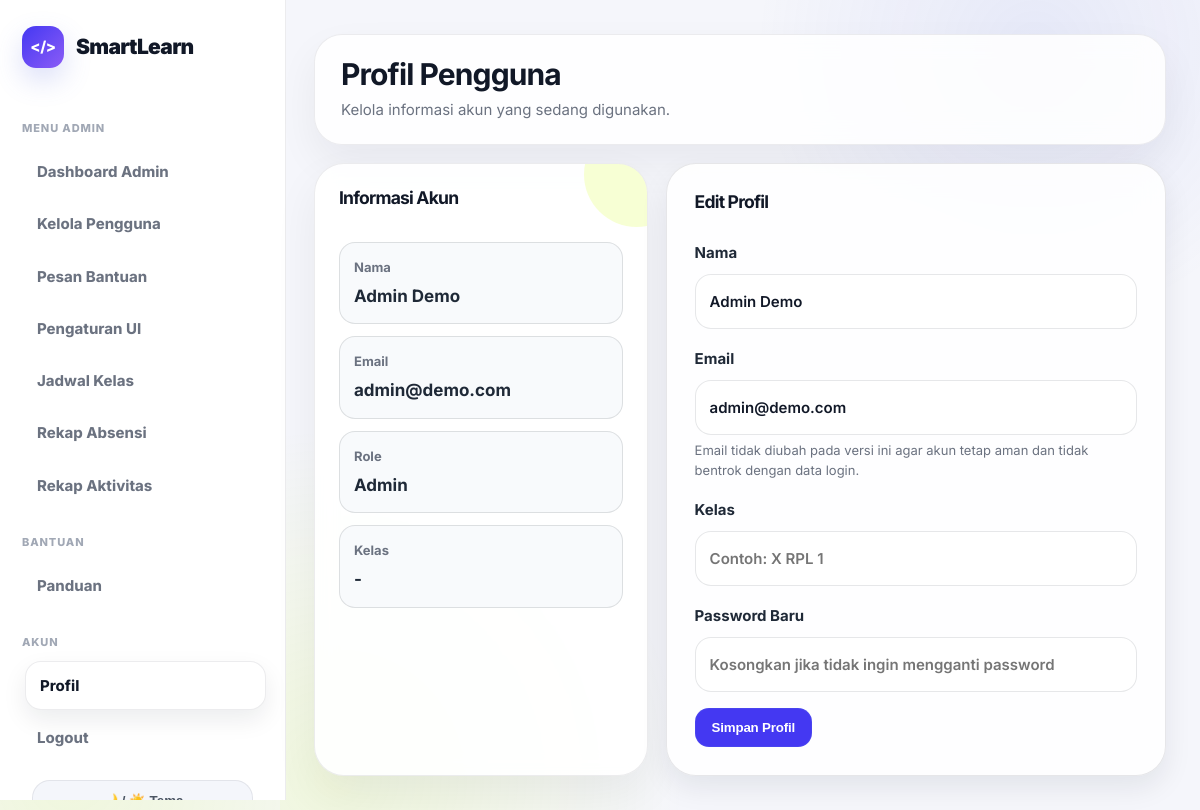
The app's page /pages/admin/profil.php (signed in) with its own data.
### tables this page shows
CREATE TABLE IF NOT EXISTS ui_settings (
    id_setting INT AUTO_INCREMENT PRIMARY KEY,
    app_name VARCHAR(100) NOT NULL DEFAULT 'SmartLearn',
    logo_icon VARCHAR(20) NOT NULL DEFAULT '</>',
    primary_color VARCHAR(20) NOT NULL DEFAULT '#4438f2',
    accent_color VARCHAR(20) NOT NULL DEFAULT '#d8ff3e',
    sidebar_color VARCHAR(20) NOT NULL DEFAULT '#151923',
    radius_size INT NOT NULL DEFAULT 30,
    updated_at TIMESTAMP DEFAULT CURRENT_TIMESTAMP ON UPDATE CURRENT_TIMESTAMP
);

CREATE TABLE users (
    id_user INT AUTO_INCREMENT PRIMARY KEY,
    nama VARCHAR(100) NOT NULL,
    email VARCHAR(100) NOT NULL UNIQUE,
    password VARCHAR(255) NOT NULL,
    role ENUM('siswa','guru','admin') NOT NULL,
    kelas VARCHAR(50) DEFAULT NULL,
    created_at TIMESTAMP DEFAULT CURRENT_TIMESTAMP
);

### includes/ui_settings.php (called while the page is built, shortened)
<?php
$ui = [
    'app_name' => 'SmartLearn',
    'logo_icon' => 'SL',
    'primary_color' => '#5b6ee1',
    'accent_color' => '#d8ff3e',
    'sidebar_color' => '#ffffff',
    'radius_size' => 24,
    'font_family' => 'Inter, Arial, sans-serif',
    'font_size' => 15,
    'text_color' => '#1f2937',
    'heading_color' => '#111827',
    'panel_color' => '#ffffff',
    'theme_template' => 'smartlearn_clean'
];
if (isset($koneksi)) {
    $ui_query = @mysqli_query($koneksi, "SELECT * FROM ui_settings WHERE id_setting=1");
    if ($ui_query && mysqli_num_rows($ui_query) > 0) {
        $db_ui = mysqli_fetch_assoc($ui_query);
        foreach ($db_ui as $key => $value) {
            if ($value !== null && $value !== '') {
                $ui[$key] = $value;
            }
        }
    }
}
$ui_app_name = $ui['app_name'] ?? 'SmartLearn';
$ui_logo_icon = $ui['logo_icon'] ?? 'SL';
?>

### pages/admin/profil.php (the view, shortened to what this page needs)
<?php
include "../../config/koneksi.php";
$id_user = $_SESSION['user']['id_user'];
$q = mysqli_query($koneksi, "SELECT * FROM users WHERE id_user=$id_user");
$data = mysqli_fetch_assoc($q);
?>
<!DOCTYPE html>
<html lang="id">
<head>
    <link rel="stylesheet" href="../../assets/css/style.css">
</head>
<body>
<div class="dashboard-layout">
    <?php include "sidebar.php"; ?>
    <main class="main">
        <div class="topbar">
            <div>
                <h1>Profil Pengguna</h1>
                <p>Kelola informasi akun yang sedang digunakan.</p>
            </div>
        </div>
        <section class="detail-grid">
            <div class="card">
                <h3>Informasi Akun</h3>
                <br>
                <div class="info-list">
                    <div class="info-item">
                        <span>Nama</span>
                        <strong><?= $data['nama']; ?></strong>
                    </div>
                    <div class="info-item">
                        <span>Email</span>
                        <strong><?= $data['email']; ?></strong>
                    </div>
                    <div class="info-item">
                        <span>Role</span>
                        <strong><?= ucfirst($data['role']); ?></strong>
                    </div>
                    <div class="info-item">
                        <span>Kelas</span>
                        <strong><?= $data['kelas'] ?: '-'; ?></strong>
                    </div>
                </div>
            </div>
            <form method="POST" class="lesson-box">
                <h3>Edit Profil</h3>
                <br>
                <div class="form-group">
                    <label>Nama</label>
                    <input type="text" name="nama" class="form-control" value="<?= htmlspecialchars($data['nama']); ?>" required>
                </div>
                <div class="form-group">
                    <label>Email</label>
                    <input type="email" class="form-control" value="<?= htmlspecialchars($data['email']); ?>" disabled>
                    <small class="form-help">Email tidak diubah pada versi ini agar akun tetap aman dan tidak bentrok dengan data login.</small>
                </div>
                <div class="form-group">
                    <label>Kelas</label>
                    <input type="text" name="kelas" class="form-control" value="<?= htmlspecialchars($data['kelas']); ?>" placeholder="Contoh: X RPL 1">
                </div>
                <div class="form-group">
                    <label>Password Baru</label>
                    <input type="password" name="password_baru" class="form-control" placeholder="Kosongkan jika tidak ingin mengganti password">
                </div>
                <button type="submit" name="update_profil" class="btn btn-primary">Simpan Profil</button>
            </form>
        </section>
    </main>
</div>
</body>
</html>

### pages/admin/sidebar.php (shortened to what this page needs)
<?php
$currentPage = basename($_SERVER['PHP_SELF']);
include_once "../../includes/ui_settings.php";
?>
<aside class="sidebar">
    <div class="logo">
        <div class="logo-icon"><?= htmlspecialchars($ui_logo_icon); ?></div>
        <span><?= htmlspecialchars($ui_app_name); ?></span>
    </div>
    <div class="menu">
        <div class="menu-title">Menu Admin</div>
        <a class="<?= $currentPage == 'dashboard.php' ? 'active' : ''; ?>" href="dashboard.php">Dashboard Admin</a>
        <a class="<?= in_array($currentPage, ['kelola_pengguna.php','edit_pengguna.php','helpdesk.php','helpdesk_logs.php']) ? 'active' : ''; ?>" href="kelola_pengguna.php">Kelola Pengguna</a>
        <a class="<?= $currentPage == 'pesan.php' ? 'active' : ''; ?>" href="pesan.php">Pesan Bantuan</a>
        <a class="<?= $currentPage == 'ui_settings.php' ? 'active' : ''; ?>" href="ui_settings.php">Pengaturan UI</a>
        <a class="<?= $currentPage == 'jadwal.php' ? 'active' : ''; ?>" href="jadwal.php">Jadwal Kelas</a>
        <a class="<?= $currentPage == 'absensi.php' ? 'active' : ''; ?>" href="absensi.php">Rekap Absensi</a>
        <a class="<?= $currentPage == 'rekap_aktivitas.php' ? 'active' : ''; ?>" href="rekap_aktivitas.php">Rekap Aktivitas</a>
        <div class="menu-title">Bantuan</div>
        <a class="<?= $currentPage == 'panduan.php' ? 'active' : ''; ?>" href="panduan.php">Panduan</a>
        <div class="menu-title">Akun</div>
        <a class="<?= $currentPage == 'profil.php' ? 'active' : ''; ?>" href="profil.php">Profil</a>
        <a href="../../logout.php">Logout</a>
    </div>
    <button class="theme-toggle-btn" onclick="toggleLmsTheme()">🌙 / ☀️ Tema</button>
</aside>

### records on screen
ui_settings: logo_icon "</>", app_name "SmartLearn"
users: nama "Admin Demo", email "admin@demo.com", role "Admin", kelas "-"
